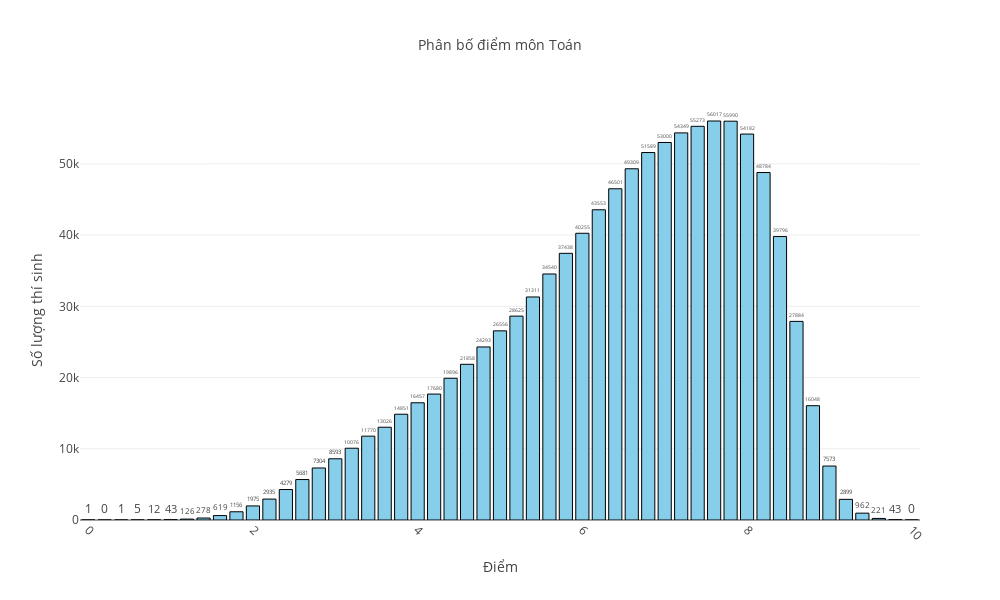
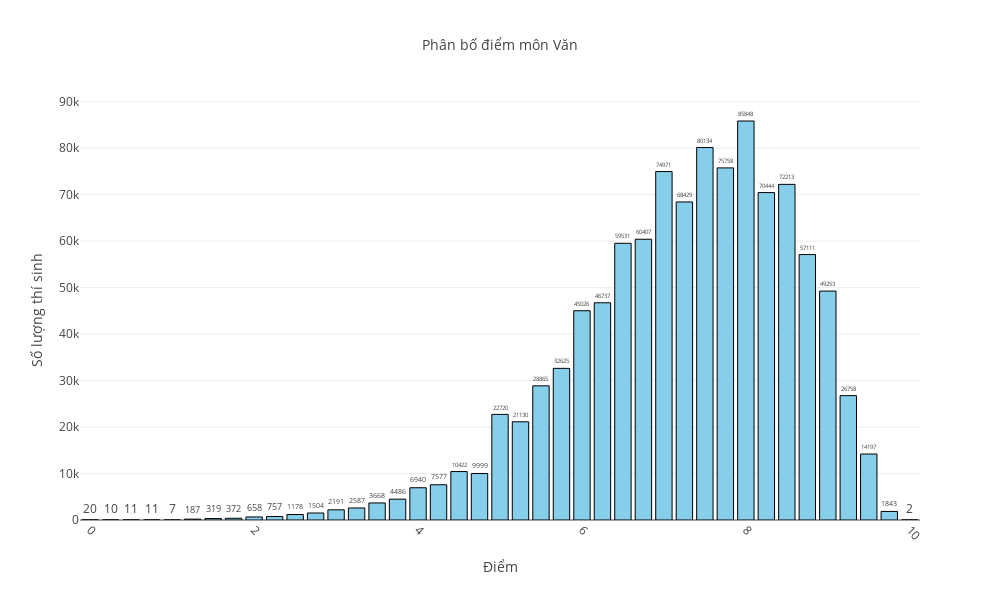
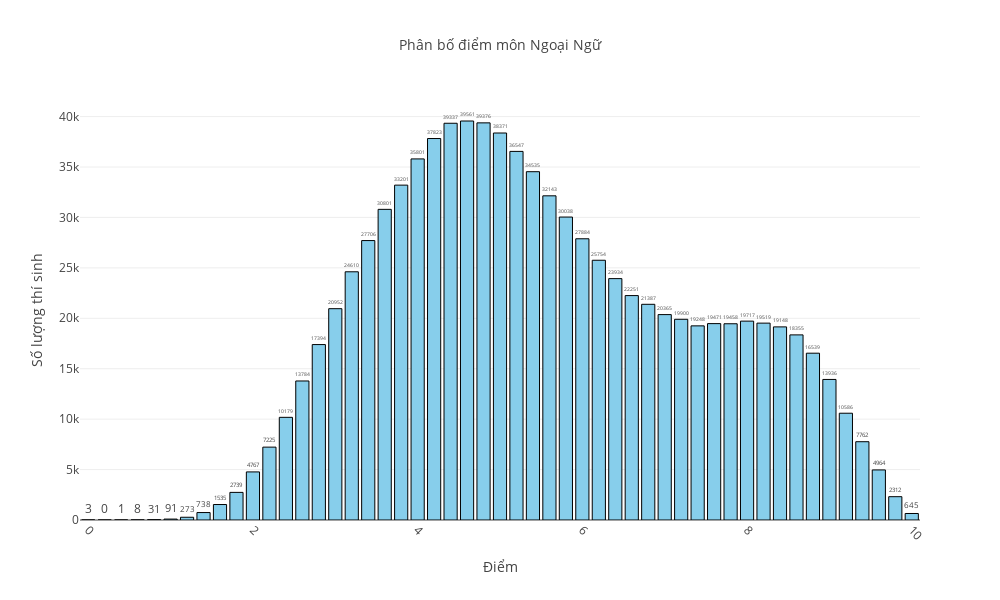
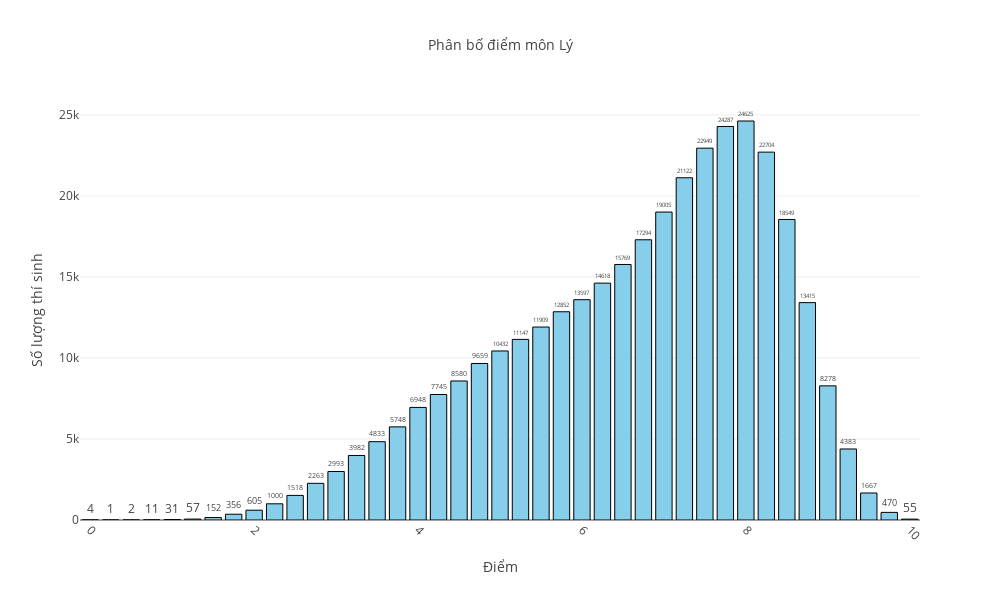

Notebook cell for these charts, in order:
### Markdown cell above
Phân tích phổ điểm tất cả các môn học

### Code cell
# Danh sách các môn cần vẽ
subjects = ['Toán', 'Văn', 'Ngoại Ngữ', 'Lý', 'Hoá', 'Sinh', 'Sử', 'Địa', 'GDCD']

# Duyệt qua từng môn và vẽ biểu đồ
for subject in subjects:
    if subject in ['Toán', 'Ngoại Ngữ']:
        step = 0.2  # Độ chia 0.2
    else:
        step = 0.25  # Độ chia 0.25

    all_score = [round(i * step, 2) for i in range(int(10 / step) + 1)]  # Các mức điểm
    distribution_score = {score: (df1[subject] == score).sum() for score in all_score}
    df_diem = pd.DataFrame(list(distribution_score.items()), columns=['Điểm', 'Số lượng'])

    fig = px.bar(
        df_diem,
        x='Điểm',
        y='Số lượng',
        title=f'Phân bố điểm môn {subject}',
        labels={'Điểm': 'Điểm', 'Số lượng': 'Số lượng thí sinh'},
        text='Số lượng'  # Hiển thị số lượng trực tiếp trên cột
    )

    # Tuỳ chỉnh giao diện
    fig.update_traces(
        textposition='outside',  # Vị trí số lượng nằm ngoài cột
        marker=dict(color='skyblue', line=dict(color='black', width=1))  # Màu và viền cột
    )

    fig.update_layout(
        xaxis=dict(tickangle=45),  # Xoay nhãn trục X
        yaxis=dict(title='Số lượng thí sinh'),
        xaxis_title='Điểm',
        title_font_size=14,
        font=dict(size=12),
        width=1000,  # Đặt chiều rộng của biểu đồ
        height=600  
    )

    # Hiển thị biểu đồ
    fig.show()

### Figure 1 — Plotly figure (JSON) as saved in the notebook; plotly's stock layout.template omitted (floating-point values rounded to 4 significant figures)
{"data": [{"alignmentgroup": "True", "hovertemplate": "Điểm=%{x}<br>Số lượng thí sinh=%{text}<extra></extra>", "legendgroup": "", "marker": {"color": "skyblue", "line": {"color": "black", "width": 1}, "pattern": {"shape": ""}}, "name": "", "offsetgroup": "", "orientation": "v", "showlegend": false, "text": [1, 0, 1, 5, 12, 43, 126, 278, 619, 1156, 1975, 2935, 4279, 5681, 7304, 8593, 10076, 11770, 13026, 14851, 16457, 17680, 19896, 21858, 24293, 26556, 28625, 31311, 34540, 37438, 40255, 43553, 46501, 49309, 51589, 53000, 54349, 55273, 56017, 55990, 54182, 48784, 39796, 27884, 16048, 7573, 2899, 962, 221, 43, 0], "textposition": "outside", "type": "bar", "x": [0, 0.2, 0.4, 0.6, 0.8, 1, 1.2, 1.4, 1.6, 1.8, 2, 2.2, 2.4, 2.6, 2.8, 3, 3.2, 3.4, 3.6, 3.8, 4, 4.2, 4.4, 4.6, 4.8, 5, 5.2, 5.4, 5.6, 5.8, 6, 6.2, 6.4, 6.6, 6.8, 7, 7.2, 7.4, 7.6, 7.8, 8, 8.2, 8.4, 8.6, 8.8, 9, 9.2, 9.4, 9.6, 9.8, 10], "xaxis": "x", "y": [1, 0, 1, 5, 12, 43, 126, 278, 619, 1156, 1975, 2935, 4279, 5681, 7304, 8593, 10076, 11770, 13026, 14851, 16457, 17680, 19896, 21858, 24293, 26556, 28625, 31311, 34540, 37438, 40255, 43553, 46501, 49309, 51589, 53000, 54349, 55273, 56017, 55990, 54182, 48784, 39796, 27884, 16048, 7573, 2899, 962, 221, 43, 0], "yaxis": "y"}], "layout": {"barmode": "relative", "font": {"size": 12}, "height": 600, "legend": {"tracegroupgap": 0}, "title": {"font": {"size": 14}, "text": "Phân bố điểm môn Toán"}, "width": 1000, "xaxis": {"anchor": "y", "domain": [0, 1], "tickangle": 45, "title": {"text": "Điểm"}}, "yaxis": {"anchor": "x", "domain": [0, 1], "title": {"text": "Số lượng thí sinh"}}}}

### Figure 2 — Plotly figure (JSON) as saved in the notebook; plotly's stock layout.template omitted (floating-point values rounded to 4 significant figures)
{"data": [{"alignmentgroup": "True", "hovertemplate": "Điểm=%{x}<br>Số lượng thí sinh=%{text}<extra></extra>", "legendgroup": "", "marker": {"color": "skyblue", "line": {"color": "black", "width": 1}, "pattern": {"shape": ""}}, "name": "", "offsetgroup": "", "orientation": "v", "showlegend": false, "text": [20, 10, 11, 11, 7, 187, 319, 372, 658, 757, 1178, 1504, 2191, 2587, 3668, 4486, 6940, 7577, 10422, 9999, 22720, 21130, 28865, 32625, 45026, 46737, 59531, 60407, 74971, 68429, 80134, 75758, 85848, 70444, 72213, 57111, 49253, 26758, 14197, 1843, 2], "textposition": "outside", "type": "bar", "x": [0, 0.25, 0.5, 0.75, 1, 1.25, 1.5, 1.75, 2, 2.25, 2.5, 2.75, 3, 3.25, 3.5, 3.75, 4, 4.25, 4.5, 4.75, 5, 5.25, 5.5, 5.75, 6, 6.25, 6.5, 6.75, 7, 7.25, 7.5, 7.75, 8, 8.25, 8.5, 8.75, 9, 9.25, 9.5, 9.75, 10], "xaxis": "x", "y": [20, 10, 11, 11, 7, 187, 319, 372, 658, 757, 1178, 1504, 2191, 2587, 3668, 4486, 6940, 7577, 10422, 9999, 22720, 21130, 28865, 32625, 45026, 46737, 59531, 60407, 74971, 68429, 80134, 75758, 85848, 70444, 72213, 57111, 49253, 26758, 14197, 1843, 2], "yaxis": "y"}], "layout": {"barmode": "relative", "font": {"size": 12}, "height": 600, "legend": {"tracegroupgap": 0}, "title": {"font": {"size": 14}, "text": "Phân bố điểm môn Văn"}, "width": 1000, "xaxis": {"anchor": "y", "domain": [0, 1], "tickangle": 45, "title": {"text": "Điểm"}}, "yaxis": {"anchor": "x", "domain": [0, 1], "title": {"text": "Số lượng thí sinh"}}}}

### Figure 3 — Plotly figure (JSON) as saved in the notebook; plotly's stock layout.template omitted (floating-point values rounded to 4 significant figures)
{"data": [{"alignmentgroup": "True", "hovertemplate": "Điểm=%{x}<br>Số lượng thí sinh=%{text}<extra></extra>", "legendgroup": "", "marker": {"color": "skyblue", "line": {"color": "black", "width": 1}, "pattern": {"shape": ""}}, "name": "", "offsetgroup": "", "orientation": "v", "showlegend": false, "text": [3, 0, 1, 8, 31, 91, 273, 738, 1535, 2739, 4767, 7225, 10179, 13784, 17394, 20952, 24610, 27706, 30801, 33201, 35801, 37823, 39337, 39561, 39376, 38371, 36547, 34535, 32143, 30038, 27884, 25754, 23934, 22251, 21387, 20365, 19900, 19248, 19471, 19458, 19717, 19519, 19148, 18355, 16539, 13936, 10586, 7762, 4964, 2312, 645], "textposition": "outside", "type": "bar", "x": [0, 0.2, 0.4, 0.6, 0.8, 1, 1.2, 1.4, 1.6, 1.8, 2, 2.2, 2.4, 2.6, 2.8, 3, 3.2, 3.4, 3.6, 3.8, 4, 4.2, 4.4, 4.6, 4.8, 5, 5.2, 5.4, 5.6, 5.8, 6, 6.2, 6.4, 6.6, 6.8, 7, 7.2, 7.4, 7.6, 7.8, 8, 8.2, 8.4, 8.6, 8.8, 9, 9.2, 9.4, 9.6, 9.8, 10], "xaxis": "x", "y": [3, 0, 1, 8, 31, 91, 273, 738, 1535, 2739, 4767, 7225, 10179, 13784, 17394, 20952, 24610, 27706, 30801, 33201, 35801, 37823, 39337, 39561, 39376, 38371, 36547, 34535, 32143, 30038, 27884, 25754, 23934, 22251, 21387, 20365, 19900, 19248, 19471, 19458, 19717, 19519, 19148, 18355, 16539, 13936, 10586, 7762, 4964, 2312, 645], "yaxis": "y"}], "layout": {"barmode": "relative", "font": {"size": 12}, "height": 600, "legend": {"tracegroupgap": 0}, "title": {"font": {"size": 14}, "text": "Phân bố điểm môn Ngoại Ngữ"}, "width": 1000, "xaxis": {"anchor": "y", "domain": [0, 1], "tickangle": 45, "title": {"text": "Điểm"}}, "yaxis": {"anchor": "x", "domain": [0, 1], "title": {"text": "Số lượng thí sinh"}}}}

### Figure 4 — Plotly figure (JSON) as saved in the notebook; plotly's stock layout.template omitted (floating-point values rounded to 4 significant figures)
{"data": [{"alignmentgroup": "True", "hovertemplate": "Điểm=%{x}<br>Số lượng thí sinh=%{text}<extra></extra>", "legendgroup": "", "marker": {"color": "skyblue", "line": {"color": "black", "width": 1}, "pattern": {"shape": ""}}, "name": "", "offsetgroup": "", "orientation": "v", "showlegend": false, "text": [4, 1, 2, 11, 31, 57, 152, 356, 605, 1000, 1518, 2263, 2993, 3982, 4833, 5748, 6948, 7745, 8580, 9659, 10432, 11147, 11909, 12852, 13597, 14618, 15769, 17294, 19005, 21122, 22949, 24287, 24625, 22704, 18549, 13415, 8278, 4383, 1667, 470, 55], "textposition": "outside", "type": "bar", "x": [0, 0.25, 0.5, 0.75, 1, 1.25, 1.5, 1.75, 2, 2.25, 2.5, 2.75, 3, 3.25, 3.5, 3.75, 4, 4.25, 4.5, 4.75, 5, 5.25, 5.5, 5.75, 6, 6.25, 6.5, 6.75, 7, 7.25, 7.5, 7.75, 8, 8.25, 8.5, 8.75, 9, 9.25, 9.5, 9.75, 10], "xaxis": "x", "y": [4, 1, 2, 11, 31, 57, 152, 356, 605, 1000, 1518, 2263, 2993, 3982, 4833, 5748, 6948, 7745, 8580, 9659, 10432, 11147, 11909, 12852, 13597, 14618, 15769, 17294, 19005, 21122, 22949, 24287, 24625, 22704, 18549, 13415, 8278, 4383, 1667, 470, 55], "yaxis": "y"}], "layout": {"barmode": "relative", "font": {"size": 12}, "height": 600, "legend": {"tracegroupgap": 0}, "title": {"font": {"size": 14}, "text": "Phân bố điểm môn Lý"}, "width": 1000, "xaxis": {"anchor": "y", "domain": [0, 1], "tickangle": 45, "title": {"text": "Điểm"}}, "yaxis": {"anchor": "x", "domain": [0, 1], "title": {"text": "Số lượng thí sinh"}}}}
